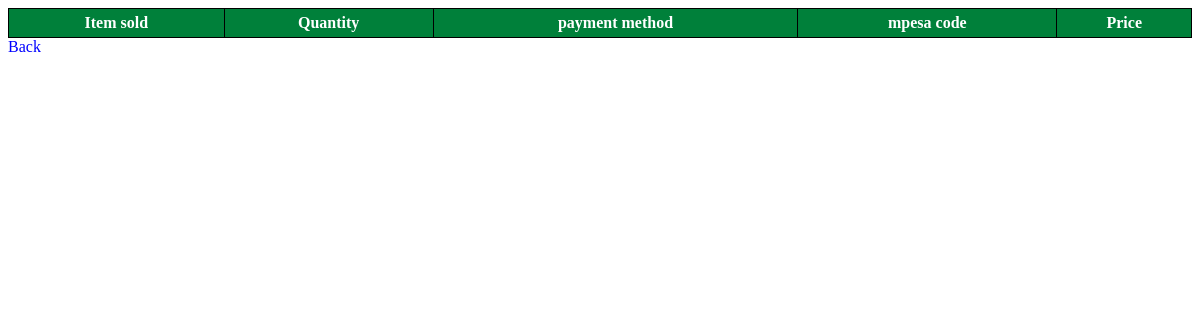
The page /cashier/sales-summary/ on the database as committed earlier.
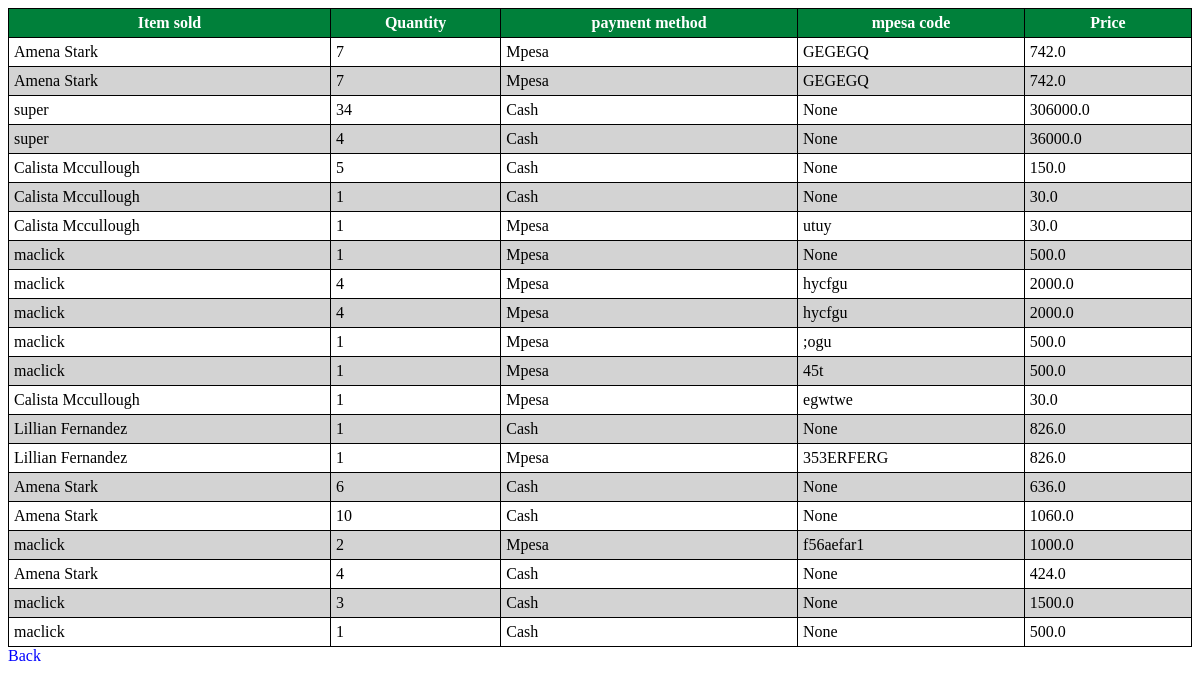
The same page on the database as committed later.
### cashier/models.py (models this page shows, shortened)
class Sales(models.Model):
    PAYMENT_METHOD_CHOICES = [
        ('Cash', 'Cash'),
        ('Mpesa', 'Mpesa'),
    ]
    stock_item = models.ForeignKey(Stock, on_delete=models.CASCADE)
    quantity_sold = models.PositiveIntegerField()
    sale_price = models.FloatField(editable=False)
    payment_method = models.CharField(max_length=100, choices=PAYMENT_METHOD_CHOICES)
    mpesa_code = models.CharField(max_length=100, blank=True, null=True)

### manager/models.py (models this page shows)
class Stock(models.Model):
    product_name = models.CharField(max_length=100)
    product_id = models.CharField(max_length=100)
    product_quantity = models.IntegerField()
    product_price = models.FloatField()
    def __str__(self):
        return self.product_name

### cashier/views.py (the view)
# urls.py: path('sales-summary/', views.sales_summary, name='sales-summary'),
def sales_summary(request):
    sales = Sales.objects.all()
    return render(request, 'sales_summary.html', {'sales': sales})

### cashier/templates/sales_summary.html (shortened to what this page needs)
<table>
    <thead>
        <th>Item sold</th>
        <th>Quantity</th>
        <th>payment method</th>
        <th>mpesa code</th>
        <th>Price</th>
    </thead>
    <tbody>
        {% for item in sales %}
            <tr>
                <td>{{ item.stock_item }}</td>
                <td>{{ item.quantity_sold }}</td>
                <td>{{ item.payment_method }}</td>
                <td>{{ item.mpesa_code }}</td>
                <td>{{ item.sale_price }}</td>
            </tr>
        {% endfor %}
    </tbody>
</table>
<a href="{% url 'cashier-dashboard' %}">Back</a>

### cashier/templates/sales_summary.html (style rules this page uses)
table { width: 100%; border-collapse: collapse; }
th, td { border: 1px solid black; padding: 5px; }
th { background: rgb(0, 128, 58); color: white; }
tr:nth-child(even) { background: lightgray; }
a { text-decoration: none; color: blue; }

Rows that differ between the two databases and show on the page:
added Sales: stock_item "Amena Stark", quantity_sold "7", payment_method "Mpesa", mpesa_code "GEGEGQ", sale_price "742.0"
added Sales: stock_item "Amena Stark", quantity_sold "7", payment_method "Mpesa", mpesa_code "GEGEGQ", sale_price "742.0"
added Sales: stock_item "super", quantity_sold "34", payment_method "Cash", mpesa_code "None", sale_price "306000.0"
added Sales: stock_item "super", quantity_sold "4", payment_method "Cash", mpesa_code "None", sale_price "36000.0"
added Sales: stock_item "Calista Mccullough", quantity_sold "5", payment_method "Cash", mpesa_code "None", sale_price "150.0"
added Sales: stock_item "Calista Mccullough", quantity_sold "1", payment_method "Cash", mpesa_code "None", sale_price "30.0"
added Sales: stock_item "Calista Mccullough", quantity_sold "1", payment_method "Mpesa", mpesa_code "utuy", sale_price "30.0"
added Sales: stock_item "maclick", quantity_sold "1", payment_method "Mpesa", mpesa_code "None", sale_price "500.0"
added Sales: stock_item "maclick", quantity_sold "4", payment_method "Mpesa", mpesa_code "hycfgu", sale_price "2000.0"
added Sales: stock_item "maclick", quantity_sold "4", payment_method "Mpesa", mpesa_code "hycfgu", sale_price "2000.0"
added Sales: stock_item "maclick", quantity_sold "1", payment_method "Mpesa", mpesa_code ";ogu", sale_price "500.0"
added Sales: stock_item "maclick", quantity_sold "1", payment_method "Mpesa", mpesa_code "45t", sale_price "500.0"
added Sales: stock_item "Calista Mccullough", quantity_sold "1", payment_method "Mpesa", mpesa_code "egwtwe", sale_price "30.0"
added Sales: stock_item "Lillian Fernandez", quantity_sold "1", payment_method "Cash", mpesa_code "None", sale_price "826.0"
added Sales: stock_item "Lillian Fernandez", quantity_sold "1", payment_method "Mpesa", mpesa_code "353ERFERG", sale_price "826.0"
added Sales: stock_item "Amena Stark", quantity_sold "6", payment_method "Cash", mpesa_code "None", sale_price "636.0"
added Sales: stock_item "Amena Stark", quantity_sold "10", payment_method "Cash", mpesa_code "None", sale_price "1060.0"
added Sales: stock_item "maclick", quantity_sold "2", payment_method "Mpesa", mpesa_code "f56aefar1", sale_price "1000.0"
added Sales: stock_item "Amena Stark", quantity_sold "4", payment_method "Cash", mpesa_code "None", sale_price "424.0"
added Sales: stock_item "maclick", quantity_sold "3", payment_method "Cash", mpesa_code "None", sale_price "1500.0"
added Sales: stock_item "maclick", quantity_sold "1", payment_method "Cash", mpesa_code "None", sale_price "500.0"
